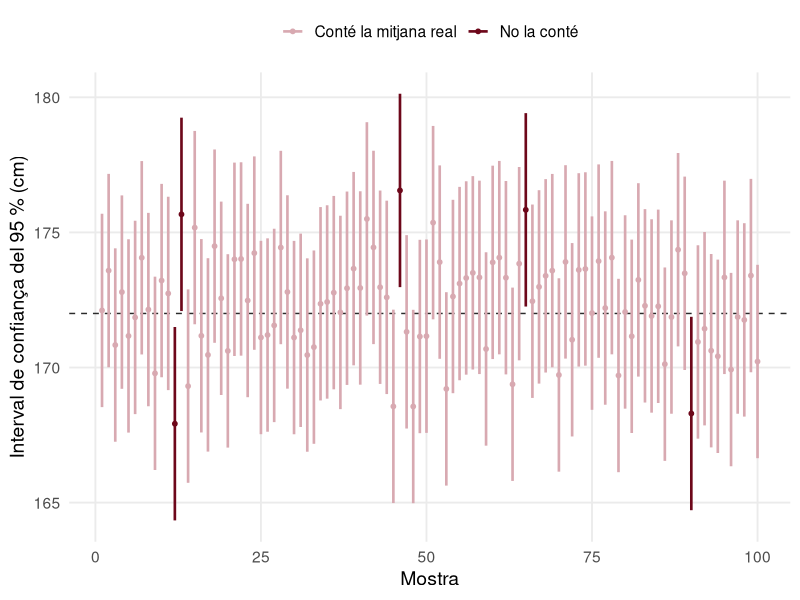
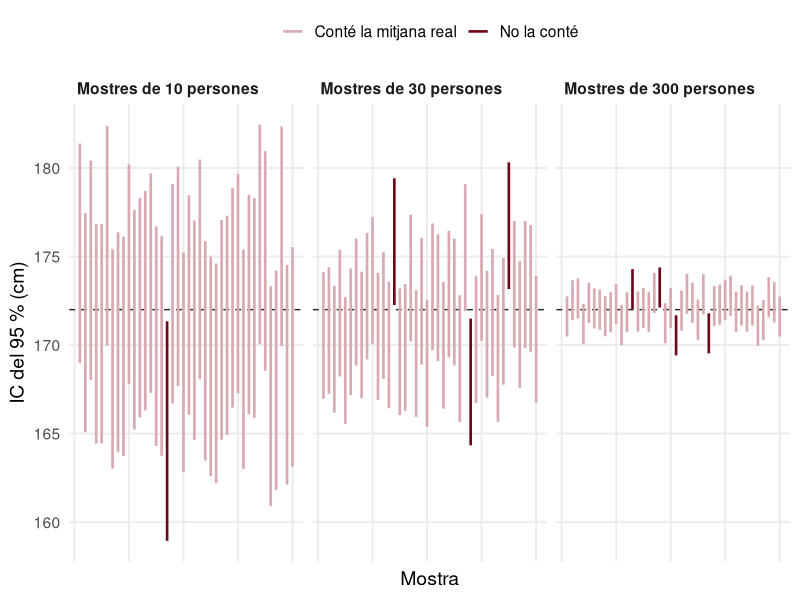

Reproduce these figures in R, in order.
## ---- chunk 1
#| label: setup
#| include: false
library(tidyverse)

bordeus      <- "#6D071A"
bordeus_clar <- "#D8A9B1"
gris_fosc    <- "#2B2B2B"
theme_set(theme_minimal(base_size = 14) +
            theme(panel.grid.minor = element_blank(),
                  strip.text = element_text(face = "bold", hjust = 0)))

num <- function(x, d = 1) format(round(x, d), nsmall = d, decimal.mark = ",", big.mark = ".")
set.seed(5)
## ---- chunk 2
#| code-fold: false
simular_intervals <- function(repeticions, n, confianca) {
  z <- qnorm(1 - (1 - confianca) / 2)       # 1,96 per al 95 %
  tibble(mostra = 1:repeticions) |>
    mutate(mitjana = replicate(repeticions, mean(rnorm(n, mean = 172, sd = 10))),
           se      = 10 / sqrt(n),
           inf     = mitjana - z * se,
           sup     = mitjana + z * se,
           conte   = inf <= 172 & sup >= 172)
}

intervals <- simular_intervals(repeticions = 1000, n = 30, confianca = 0.95)
## ---- chunk 3
#| fig-width: 10
#| fig-height: 4.5
intervals |>
  slice(1:100) |>
  mutate(conte = if_else(conte, "Conté la mitjana real", "No la conté")) |>
  ggplot(aes(x = mostra, ymin = inf, ymax = sup, color = conte)) +
  geom_hline(yintercept = 172, linetype = "dashed", color = gris_fosc) +
  geom_errorbar(width = 0, linewidth = 0.9) +
  geom_point(aes(y = mitjana), size = 1.3) +
  scale_color_manual(values = c("Conté la mitjana real" = bordeus_clar, "No la conté" = bordeus)) +
  labs(x = "Mostra", y = "Interval de confiança del 95 % (cm)", color = NULL) +
  theme(legend.position = "top")
## ---- chunk 4
#| code-fold: false
mean(intervals$conte)
## ---- chunk 5
nivells <- map_dfr(c(0.90, 0.95, 0.99), \(conf) {
  simular_intervals(repeticions = 1000, n = 30, confianca = conf) |>
    summarise(`Intervals que encerten` = paste0(num(mean(conte) * 100), " %"),
              `Amplada mitjana (cm)`   = num(mean(sup - inf))) |>
    mutate(`Nivell de confiança` = paste0(conf * 100, " %"), .before = 1)
})
knitr::kable(nivells, align = "ccc")
## ---- chunk 6
#| fig-width: 10
#| fig-height: 3.8
mides <- map_dfr(c(10, 30, 300), \(n) {
  simular_intervals(repeticions = 40, n = n, confianca = 0.95) |>
    mutate(mida = paste("Mostres de", n, "persones"))
}) |>
  mutate(mida = factor(mida, levels = unique(mida)),
         conte = if_else(conte, "Conté la mitjana real", "No la conté"))

ggplot(mides, aes(x = mostra, ymin = inf, ymax = sup, color = conte)) +
  geom_hline(yintercept = 172, linetype = "dashed", color = gris_fosc) +
  geom_errorbar(width = 0, linewidth = 0.9) +
  scale_color_manual(values = c("Conté la mitjana real" = bordeus_clar, "No la conté" = bordeus)) +
  facet_wrap(~ mida) +
  labs(x = "Mostra", y = "IC del 95 % (cm)", color = NULL) +
  theme(legend.position = "top", axis.text.x = element_blank())
